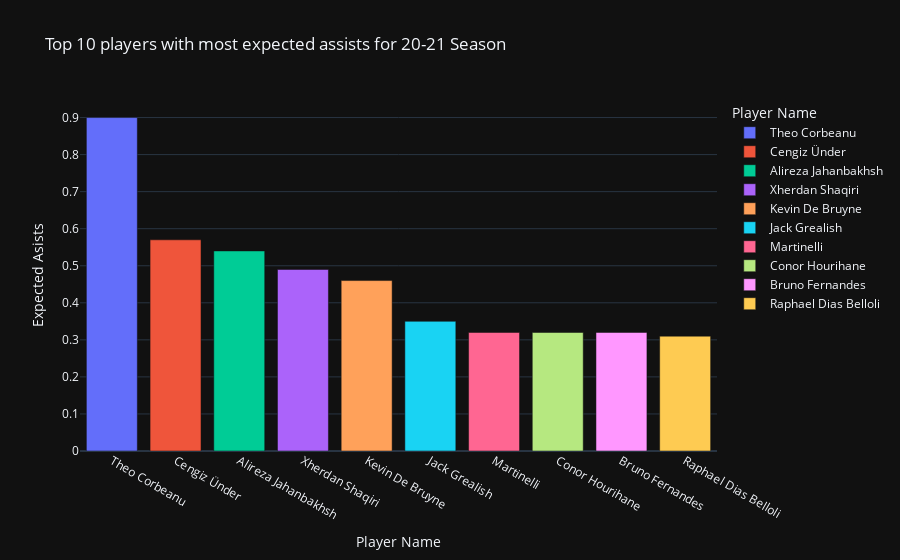

Here is the notebook cell this chart was saved with:
### Code cell
#4. Top 10 players with most expected assists for the season:
top10EA=df.sort_values(by="Expected Asists",ascending=False).head(10)
px.bar(top10EA,x="Name",y="Expected Asists",color="Name",title="Top 10 players with most expected assists for 20-21 Season",
       labels={"Expected Asists":"Expected Asists","Name":"Player Name"},template="plotly_dark")

### Figure 1 — Plotly figure (JSON) as saved in the notebook; plotly's stock layout.template omitted (floating-point values rounded to 4 significant figures)
{"data": [{"alignmentgroup": "True", "hovertemplate": "Player Name=%{x}<br>Expected Asists=%{y}<extra></extra>", "legendgroup": "Theo Corbeanu", "marker": {"color": "#636efa", "pattern": {"shape": ""}}, "name": "Theo Corbeanu", "offsetgroup": "Theo Corbeanu", "orientation": "v", "showlegend": true, "textposition": "auto", "type": "bar", "x": ["Theo Corbeanu"], "xaxis": "x", "y": [0.9], "yaxis": "y"}, {"alignmentgroup": "True", "hovertemplate": "Player Name=%{x}<br>Expected Asists=%{y}<extra></extra>", "legendgroup": "Cengiz Ünder", "marker": {"color": "#EF553B", "pattern": {"shape": ""}}, "name": "Cengiz Ünder", "offsetgroup": "Cengiz Ünder", "orientation": "v", "showlegend": true, "textposition": "auto", "type": "bar", "x": ["Cengiz Ünder"], "xaxis": "x", "y": [0.57], "yaxis": "y"}, {"alignmentgroup": "True", "hovertemplate": "Player Name=%{x}<br>Expected Asists=%{y}<extra></extra>", "legendgroup": "Alireza Jahanbakhsh", "marker": {"color": "#00cc96", "pattern": {"shape": ""}}, "name": "Alireza Jahanbakhsh", "offsetgroup": "Alireza Jahanbakhsh", "orientation": "v", "showlegend": true, "textposition": "auto", "type": "bar", "x": ["Alireza Jahanbakhsh"], "xaxis": "x", "y": [0.54], "yaxis": "y"}, {"alignmentgroup": "True", "hovertemplate": "Player Name=%{x}<br>Expected Asists=%{y}<extra></extra>", "legendgroup": "Xherdan Shaqiri", "marker": {"color": "#ab63fa", "pattern": {"shape": ""}}, "name": "Xherdan Shaqiri", "offsetgroup": "Xherdan Shaqiri", "orientation": "v", "showlegend": true, "textposition": "auto", "type": "bar", "x": ["Xherdan Shaqiri"], "xaxis": "x", "y": [0.49], "yaxis": "y"}, {"alignmentgroup": "True", "hovertemplate": "Player Name=%{x}<br>Expected Asists=%{y}<extra></extra>", "legendgroup": "Kevin De Bruyne", "marker": {"color": "#FFA15A", "pattern": {"shape": ""}}, "name": "Kevin De Bruyne", "offsetgroup": "Kevin De Bruyne", "orientation": "v", "showlegend": true, "textposition": "auto", "type": "bar", "x": ["Kevin De Bruyne"], "xaxis": "x", "y": [0.46], "yaxis": "y"}, {"alignmentgroup": "True", "hovertemplate": "Player Name=%{x}<br>Expected Asists=%{y}<extra></extra>", "legendgroup": "Jack Grealish", "marker": {"color": "#19d3f3", "pattern": {"shape": ""}}, "name": "Jack Grealish", "offsetgroup": "Jack Grealish", "orientation": "v", "showlegend": true, "textposition": "auto", "type": "bar", "x": ["Jack Grealish"], "xaxis": "x", "y": [0.35], "yaxis": "y"}, {"alignmentgroup": "True", "hovertemplate": "Player Name=%{x}<br>Expected Asists=%{y}<extra></extra>", "legendgroup": "Martinelli", "marker": {"color": "#FF6692", "pattern": {"shape": ""}}, "name": "Martinelli", "offsetgroup": "Martinelli", "orientation": "v", "showlegend": true, "textposition": "auto", "type": "bar", "x": ["Martinelli"], "xaxis": "x", "y": [0.32], "yaxis": "y"}, {"alignmentgroup": "True", "hovertemplate": "Player Name=%{x}<br>Expected Asists=%{y}<extra></extra>", "legendgroup": "Conor Hourihane", "marker": {"color": "#B6E880", "pattern": {"shape": ""}}, "name": "Conor Hourihane", "offsetgroup": "Conor Hourihane", "orientation": "v", "showlegend": true, "textposition": "auto", "type": "bar", "x": ["Conor Hourihane"], "xaxis": "x", "y": [0.32], "yaxis": "y"}, {"alignmentgroup": "True", "hovertemplate": "Player Name=%{x}<br>Expected Asists=%{y}<extra></extra>", "legendgroup": "Bruno Fernandes", "marker": {"color": "#FF97FF", "pattern": {"shape": ""}}, "name": "Bruno Fernandes", "offsetgroup": "Bruno Fernandes", "orientation": "v", "showlegend": true, "textposition": "auto", "type": "bar", "x": ["Bruno Fernandes"], "xaxis": "x", "y": [0.32], "yaxis": "y"}, {"alignmentgroup": "True", "hovertemplate": "Player Name=%{x}<br>Expected Asists=%{y}<extra></extra>", "legendgroup": "Raphael Dias Belloli", "marker": {"color": "#FECB52", "pattern": {"shape": ""}}, "name": "Raphael Dias Belloli", "offsetgroup": "Raphael Dias Belloli", "orientation": "v", "showlegend": true, "textposition": "auto", "type": "bar", "x": ["Raphael Dias Belloli"], "xaxis": "x", "y": [0.31], "yaxis": "y"}], "layout": {"barmode": "relative", "legend": {"title": {"text": "Player Name"}, "tracegroupgap": 0}, "title": {"text": "Top 10 players with most expected assists for 20-21 Season"}, "xaxis": {"anchor": "y", "categoryarray": ["Theo Corbeanu", "Cengiz Ünder", "Alireza Jahanbakhsh", "Xherdan Shaqiri", "Kevin De Bruyne", "Jack Grealish", "Martinelli", "Conor Hourihane", "Bruno Fernandes", "Raphael Dias Belloli"], "categoryorder": "array", "domain": [0, 1], "title": {"text": "Player Name"}}, "yaxis": {"anchor": "x", "domain": [0, 1], "title": {"text": "Expected Asists"}}}}
